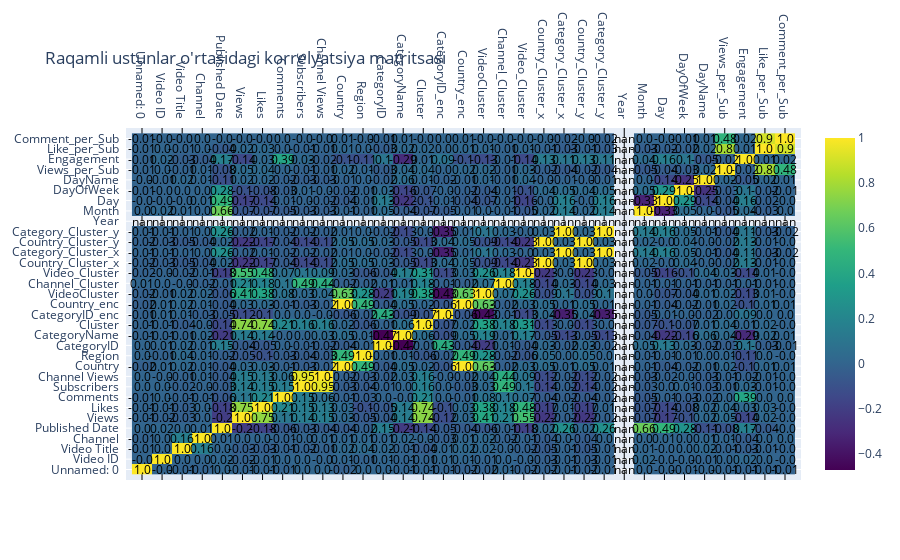

The code cell stored with this chart in its notebook:
### Code cell
import numpy as np
import plotly.figure_factory as ff

# Qiymatlarni 2 xonagacha qisqartirish
annot_text = np.around(corr_matrix.values, decimals=2).astype(str)

fig = ff.create_annotated_heatmap(
    z=corr_matrix.values,
    x=list(corr_matrix.columns),
    y=list(corr_matrix.index),
    annotation_text=annot_text,
    colorscale='Viridis',
    showscale=True
)

fig.update_layout(title='Raqamli ustunlar o\'rtasidagi korrelyatsiya matritsasi')
fig.show()
